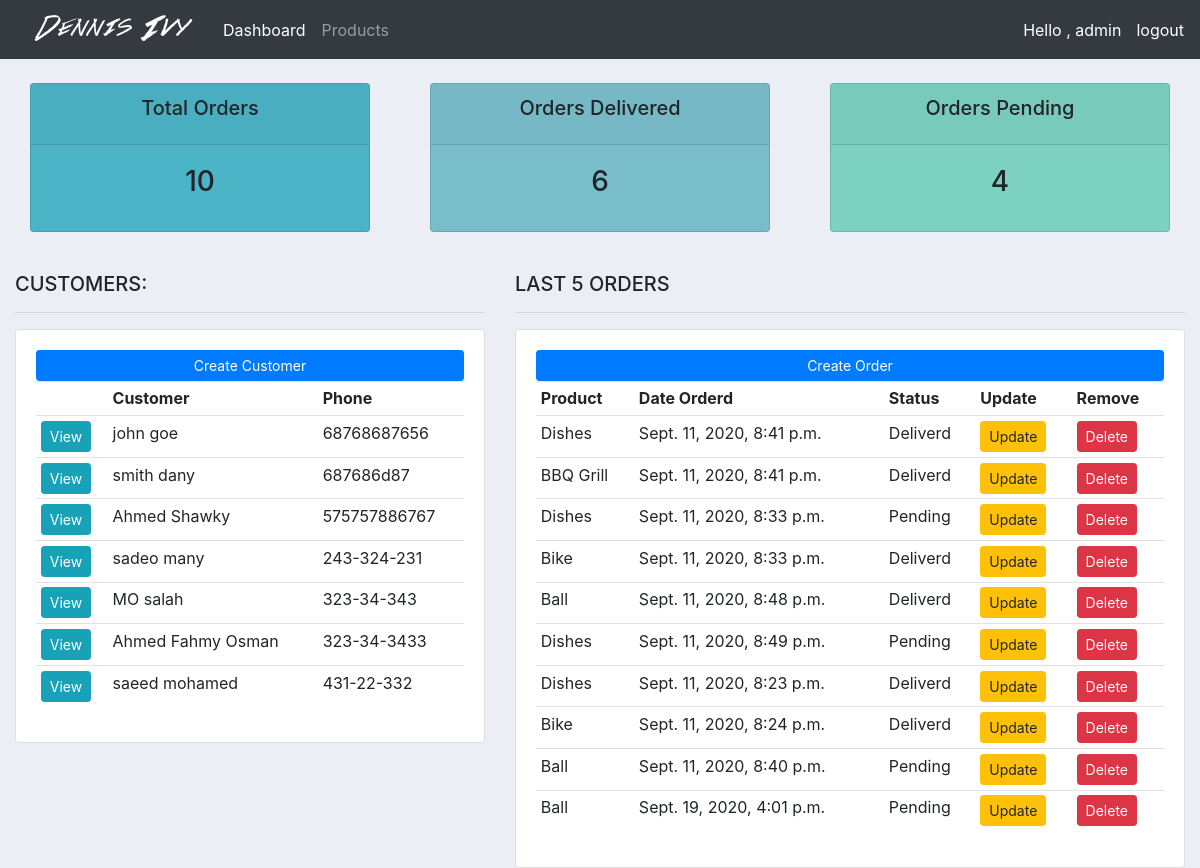
The app's page / (signed in) with its own data.
### accounts/models.py (models this page shows, shortened)
class Customer(models.Model):
    name = models.CharField(max_length=200 , null = True)
    email = models.CharField(max_length=200 , null = True)
    phone = models.CharField(max_length=200 , null = True)
    date_created = models.DateTimeField(auto_now_add=True,null=True)

class Order(models.Model):
    STATUS = (
         ('Pending','Pending'),
        ('Deliverd','Deliverd'),
        ('Out for delivery','Out for delivery'),
    )
    customer=models.ForeignKey(Customer,null=True , on_delete=models.SET_NULL)
    product=models.ForeignKey(Product,null=True , on_delete=models.SET_NULL)
    status = models.CharField(max_length=200 , null = True , choices = STATUS )
    date_created = models.DateTimeField(auto_now_add=True,null=True)

class Product(models.Model):
    CATEGORY = (
        ('Indoor','Indoor'),
        ('Outdoor','Outdoor'),
    )
    name = models.CharField(max_length=200 , null = True)
    price = models.FloatField(max_length=200 , null = True)
    describtion = models.CharField(max_length=200 , null = True , blank=True)
    category = models.CharField(max_length=200 , choices = CATEGORY , null = True)
    date_created = models.DateTimeField(auto_now_add=True,null=True)
    tags = models.ManyToManyField(Tag)

### accounts/views.py (the view)
# urls.py: path('', views.home ,name="dashboard"),
@login_required
def home(request):
    orders = Order.objects.all()
    customers = Customer.objects.all()
    total_orders = orders.count()
    customers_total = customers.count()
    Orders_Delivered = orders.filter(status='Deliverd').count()
    Orders_Pending = orders.filter(status='Pending').count()
    context = {
        'customers': customers,
        'orders':orders,
        'Orders_Delivered':Orders_Delivered,
        'Orders_Pending':Orders_Pending,
        'customers_total':customers_total,
        'total_orders':total_orders,
    }
    return render(request , 'accounts/dashboard.html' ,context)

### accounts/Templates/accounts/dashboard.html
{% extends 'accounts/main.html'%}
{% load static %}
{% block content%}
{% include 'accounts/status.html' %}
<br>
<div class="row">
	<div class="col-md-5">
		<h5>CUSTOMERS:</h5>
		<hr>
		<div class="card card-body">
			<a class="btn btn-primary  btn-sm btn-block" href="{% url 'creat_customer'  %}">Create Customer</a>
			<table class="table table-sm">
				<tr>
					<th></th>
					<th>Customer</th>
					<th>Phone</th>
				</tr>
				{% for customer in customers %}
				<tr>
						<td><a href="{% url 'customer' customer.id %}" class="btn btn-sm btn-info">View</a></td>
						<td>{{customer.name}}</td>
						<td>{{customer.phone}}</td>
						{% endfor %}
					</tr>
			</table>
		</div>
	</div>
	<div class="col-md-7">
		<h5>LAST 5 ORDERS</h5>
		<hr>
		<div class="card card-body">
			<a class="btn btn-primary  btn-sm btn-block" href="{% url 'creat_order'  %}">Create Order</a>
			<table class="table table-sm">
				<tr>
					<th>Product</th>
					<th>Date Orderd</th>
					<th>Status</th>
					<th>Update</th>
					<th>Remove</th>
				</tr>
				{% for order in orders %}
					<tr>
						<td>{{order.product.name}}</td>
						<td>{{order.date_created}}</td>
						<td>{{order.status}}</td>
						<td><a class="btn btn-sm btn-warning" href="{% url 'update_order' order.id  %}">Update</a></td>
						<td><a class="btn btn-sm btn-danger" href="{% url 'delete_order' order.id  %}">Delete</a></td>
					</tr>
					{% endfor %}
			</table>
		</div>
	</div>
</div>{% endblock %}

### accounts/Templates/accounts/navbar.html (shortened to what this page needs)
{% load static %}
<nav class="navbar navbar-expand-lg navbar-dark bg-dark">
      <img src="{% static 'accounts/images/logo.png' %}">
    <div class="collapse navbar-collapse" id="navbarNav">
      <ul class="navbar-nav">
        <li class="nav-item active">
          <a class="nav-link" href="{% url 'dashboard' %}">Dashboard</a>
        </li>
        <li class="nav-item">
          <a class="nav-link" href="{% url 'products' %}">Products</a>
        </li>
      </ul>
    </div>
    <span style="color: white;">Hello , {{ request.user}}</span>
    <span ><a style="color: white;margin-left: 15px;" href="{% url 'logout'%}">logout</a> </span>
  </nav>

### accounts/static/accounts/css/main.css (style rules this page uses)
body { background-color: #ebeff5; }

### records on screen
Customer: name "john goe", phone "68768687656"
Customer: name "smith dany", phone "687686d87"
Customer: name "Ahmed Shawky", phone "575757886767"
Customer: name "sadeo many", phone "243-324-231"
Customer: name "MO salah", phone "323-34-343"
Customer: name "Ahmed Fahmy Osman", phone "323-34-3433"
Customer: name "saeed mohamed", phone "431-22-332"
Order: product.name "Dishes", date_created "Sept. 11, 2020, 8:41 p.m.", status "Deliverd"
Order: product.name "BBQ Grill", date_created "Sept. 11, 2020, 8:41 p.m.", status "Deliverd"
Order: product.name "Dishes", date_created "Sept. 11, 2020, 8:33 p.m.", status "Pending"
Order: product.name "Bike", date_created "Sept. 11, 2020, 8:33 p.m.", status "Deliverd"
Order: product.name "Ball", date_created "Sept. 11, 2020, 8:48 p.m.", status "Deliverd"
Order: product.name "Dishes", date_created "Sept. 11, 2020, 8:49 p.m.", status "Pending"
Order: product.name "Dishes", date_created "Sept. 11, 2020, 8:23 p.m.", status "Deliverd"
Order: product.name "Bike", date_created "Sept. 11, 2020, 8:24 p.m.", status "Deliverd"
Order: product.name "Ball", date_created "Sept. 11, 2020, 8:40 p.m.", status "Pending"
Order: product.name "Ball", date_created "Sept. 19, 2020, 4:01 p.m.", status "Pending"

### other values on screen
{{ request.user }} "admin"
{{ total_orders }} "10"
{{ Orders_Delivered }} "6"
{{ Orders_Pending }} "4"
